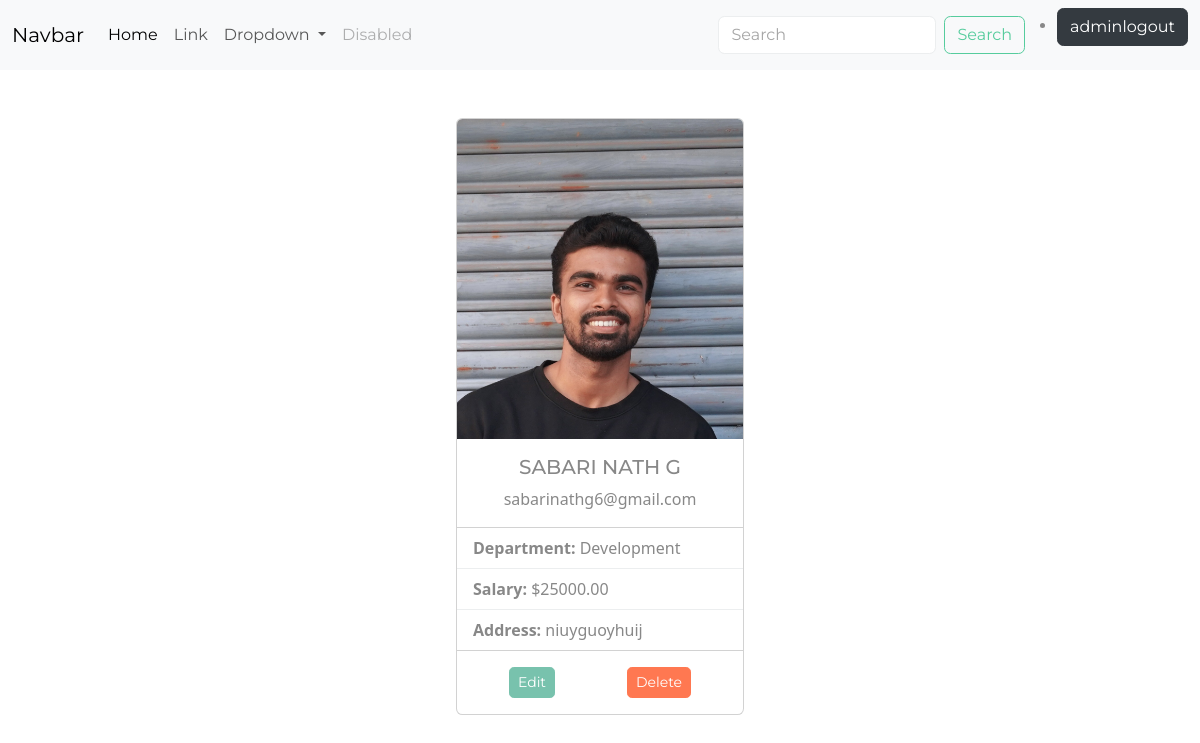
The app's page /employee/5/ (signed in) with its own data.
### crm/models.py (models this page shows, shortened)
class Employee(models.Model):
    name = models.CharField(max_length=30)
    email = models.EmailField(unique=True)
    address = models.TextField()
    department = models.CharField(max_length=300)
    salary = models.PositiveIntegerField()
    date_of_join = models.DateField()
    gender_options = (
        ("male","male"),
        ("female","female"),
    )
    gender = models.CharField(max_length=200,choices=gender_options,default="male")
    picture = models.ImageField(upload_to="employee_images",null=True,blank=True)

### crm/views.py (the view)
# urls.py: path('employee/<int:id>/',views.EmployeeDetailView.as_view(),name="employee-detail"),
@method_decorator(decs,name="dispatch")
class EmployeeDetailView(View):
    template_name = "employee_detail.html"
    def get(self,request,*args,**kwargs):
        id = kwargs.get("id")
        qs = Employee.objects.get(id=id)
        return render(request,self.template_name,{"data":qs})

### crm/templates/employee_detail.html
{% extends 'base.html' %}
{% block main_block %}
<div class="container d-flex justify-content-center my-5">
    <div class="card" style="width: 18rem;">
        {% if data.picture %}
            <img src="{{ data.picture.url }}" class="card-img-top" alt="{{ data.name }}">
        {% endif %}
        <div class="card-body text-center">
            <h5 class="card-title">{{ data.name }}</h5>
            <p class="card-text">{{ data.email }}</p>
        </div>
        <ul class="list-group list-group-flush">
            <li class="list-group-item"><strong>Department:</strong> {{ data.department }}</li>
            <li class="list-group-item"><strong>Salary:</strong> ${{ data.salary|floatformat:2 }}</li>
            <li class="list-group-item"><strong>Address:</strong> {{ data.address }}</li>
        </ul>
        <div class="card-body d-flex justify-content-around">
            <a href="{% url 'employee-update' data.id %}" class="btn btn-primary btn-sm">Edit</a>
            <a href="{% url 'employee-delete' data.id %}" class="btn btn-danger btn-sm">Delete</a>
        </div>
    </div>
</div>
{% endblock %}

### crm/templates/base.html (shortened to what this page needs)
<!DOCTYPE html>
<html lang="en">
{% load static %}
<head>
    <link rel="stylesheet" href="{% static 'css/style1.css' %}">
</head>
<body>
    <nav class="navbar navbar-expand-lg bg-body-tertiary">
        <div class="container-fluid">
            <a class="navbar-brand" href="#">Navbar</a>
            <div class="collapse navbar-collapse" id="navbarSupportedContent">
                <ul class="navbar-nav me-auto mb-2 mb-lg-0">
                    <li class="nav-item">
                        <a class="nav-link active" aria-current="page" href="#">Home</a>
                    </li>
                    <li class="nav-item">
                        <a class="nav-link" href="#">Link</a>
                    </li>
                    <li class="nav-item dropdown">
                        <a class="nav-link dropdown-toggle" href="#" role="button" data-bs-toggle="dropdown"
                            aria-expanded="false">
                            Dropdown
                        </a>
                    </li>
                    <li class="nav-item">
                        <a class="nav-link disabled" aria-disabled="true">Disabled</a>
                    </li>
                </ul>
                <form class="d-flex" role="search">
                    <input class="form-control me-2" type="search" placeholder="Search" aria-label="Search">
                    <button class="btn btn-outline-success" type="submit">Search</button>
                </form>
                <ul>
                    <li>
                        <a href="{%url 'signout'%}" class="btn btn-dark">{{request.user}}logout</a>
                    </li>
                </ul>
            </div>
        </div>
    </nav>
    {% block main_block %}
    {% endblock %}
</body>
</html>

### records on screen
Employee: picture (placeholder picture), name "SABARI NATH G", email "sabarinathg6@gmail.com", department "Development", salary "25000.00", address "niuyguoyhuij"

### other values on screen
{{ request.user }} "admin"
